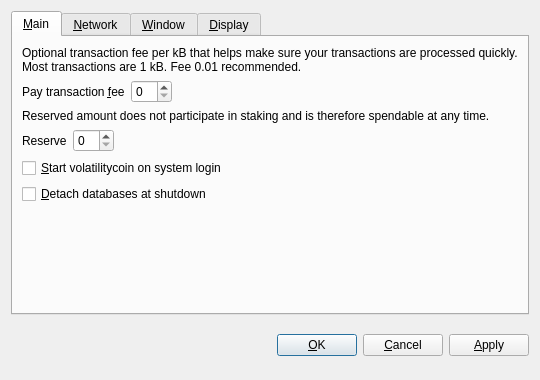
<?xml version="1.0" encoding="UTF-8"?>
<ui version="4.0">
 <class>OptionsDialog</class>
 <widget class="QDialog" name="OptionsDialog">
  <property name="geometry">
   <rect>
    <x>0</x>
    <y>0</y>
    <width>540</width>
    <height>380</height>
   </rect>
  </property>
  <property name="windowTitle">
   <string>Options</string>
  </property>
  <property name="modal">
   <bool>true</bool>
  </property>
  <layout class="QVBoxLayout" name="verticalLayout">
   <item>
    <widget class="QTabWidget" name="tabWidget">
     <property name="tabPosition">
      <enum>QTabWidget::North</enum>
     </property>
     <property name="currentIndex">
      <number>0</number>
     </property>
     <widget class="QWidget" name="tabMain">
      <attribute name="title">
       <string>&amp;Main</string>
      </attribute>
      <layout class="QVBoxLayout" name="verticalLayout_Main">
       <item>
        <widget class="QLabel" name="transactionFeeInfoLabel">
         <property name="text">
          <string>Optional transaction fee per kB that helps make sure your transactions are processed quickly. Most transactions are 1 kB. Fee 0.01 recommended.</string>
         </property>
         <property name="textFormat">
          <enum>Qt::PlainText</enum>
         </property>
         <property name="wordWrap">
          <bool>true</bool>
         </property>
        </widget>
       </item>
       <item>
        <layout class="QHBoxLayout" name="horizontalLayoutFee">
         <item>
          <widget class="QLabel" name="transactionFeeLabel">
           <property name="text">
            <string>Pay transaction &amp;fee</string>
           </property>
           <property name="textFormat">
            <enum>Qt::PlainText</enum>
           </property>
           <property name="buddy">
            <cstring>transactionFee</cstring>
           </property>
          </widget>
         </item>
         <item>
          <widget class="BitcoinAmountField" name="transactionFee"/>
         </item>
         <item>
          <spacer name="horizontalSpacerFee">
           <property name="orientation">
            <enum>Qt::Horizontal</enum>
           </property>
           <property name="sizeHint" stdset="0">
            <size>
             <width>40</width>
             <height>20</height>
            </size>
           </property>
          </spacer>
         </item>
        </layout>
       </item>
       <item>
        <widget class="QLabel" name="reserveBalanceInfoLabel">
         <property name="text">
          <string>Reserved amount does not participate in staking and is therefore spendable at any time.</string>
         </property>
         <property name="textFormat">
          <enum>Qt::PlainText</enum>
         </property>
         <property name="wordWrap">
          <bool>true</bool>
         </property>
        </widget>
       </item>
       <item>
        <layout class="QHBoxLayout" name="horizontalLayoutReserveBalance">
         <item>
          <widget class="QLabel" name="reserveBalanceLabel">
           <property name="text">
            <string>Reserve</string>
           </property>
           <property name="textFormat">
            <enum>Qt::PlainText</enum>
           </property>
           <property name="buddy">
            <cstring>reserveBalance</cstring>
           </property>
          </widget>
         </item>
         <item>
          <widget class="BitcoinAmountField" name="reserveBalance"/>
         </item>
         <item>
          <spacer name="horizontalSpacerReserveBalance">
           <property name="orientation">
            <enum>Qt::Horizontal</enum>
           </property>
           <property name="sizeHint" stdset="0">
            <size>
             <width>40</width>
             <height>20</height>
            </size>
           </property>
          </spacer>
         </item>
        </layout>
       </item>
       <item>
        <widget class="QCheckBox" name="bitcoinAtStartup">
         <property name="toolTip">
          <string>Automatically start volatilitycoin after logging in to the system.</string>
         </property>
         <property name="text">
          <string>&amp;Start volatilitycoin on system login</string>
         </property>
        </widget>
       </item>
       <item>
        <widget class="QCheckBox" name="detachDatabases">
         <property name="toolTip">
          <string>Detach block and address databases at shutdown. This means they can be moved to another data directory, but it slows down shutdown. The wallet is always detached.</string>
         </property>
         <property name="text">
          <string>&amp;Detach databases at shutdown</string>
         </property>
        </widget>
       </item>
       <item>
        <spacer name="verticalSpacer_Main">
         <property name="orientation">
          <enum>Qt::Vertical</enum>
         </property>
         <property name="sizeHint" stdset="0">
          <size>
           <width>20</width>
           <height>40</height>
          </size>
         </property>
        </spacer>
       </item>
      </layout>
     </widget>
     <widget class="QWidget" name="tabNetwork">
      <attribute name="title">
       <string>&amp;Network</string>
      </attribute>
      <layout class="QVBoxLayout" name="verticalLayout_Network">
       <item>
        <widget class="QCheckBox" name="mapPortUpnp">
         <property name="toolTip">
          <string>Automatically open the volatilitycoin client port on the router. This only works when your router supports UPnP and it is enabled.</string>
         </property>
         <property name="text">
          <string>Map port using &amp;UPnP</string>
         </property>
        </widget>
       </item>
       <item>
        <widget class="QCheckBox" name="connectSocks">
         <property name="toolTip">
          <string>Connect to the volatilitycoin network through a SOCKS proxy (e.g. when connecting through Tor).</string>
         </property>
         <property name="text">
          <string>&amp;Connect through SOCKS proxy:</string>
         </property>
        </widget>
       </item>
       <item>
        <layout class="QHBoxLayout" name="horizontalLayout_Network">
         <item>
          <widget class="QLabel" name="proxyIpLabel">
           <property name="text">
            <string>Proxy &amp;IP:</string>
           </property>
           <property name="textFormat">
            <enum>Qt::PlainText</enum>
           </property>
           <property name="buddy">
            <cstring>proxyIp</cstring>
           </property>
          </widget>
         </item>
         <item>
          <widget class="QValidatedLineEdit" name="proxyIp">
           <property name="maximumSize">
            <size>
             <width>140</width>
             <height>16777215</height>
            </size>
           </property>
           <property name="toolTip">
            <string>IP address of the proxy (e.g. 127.0.0.1)</string>
           </property>
          </widget>
         </item>
         <item>
          <widget class="QLabel" name="proxyPortLabel">
           <property name="text">
            <string>&amp;Port:</string>
           </property>
           <property name="textFormat">
            <enum>Qt::PlainText</enum>
           </property>
           <property name="buddy">
            <cstring>proxyPort</cstring>
           </property>
          </widget>
         </item>
         <item>
          <widget class="QLineEdit" name="proxyPort">
           <property name="maximumSize">
            <size>
             <width>55</width>
             <height>16777215</height>
            </size>
           </property>
           <property name="toolTip">
            <string>Port of the proxy (e.g. 9050)</string>
           </property>
          </widget>
         </item>
         <item>
          <widget class="QLabel" name="socksVersionLabel">
           <property name="text">
            <string>SOCKS &amp;Version:</string>
           </property>
           <property name="textFormat">
            <enum>Qt::PlainText</enum>
           </property>
           <property name="buddy">
            <cstring>socksVersion</cstring>
           </property>
          </widget>
         </item>
         <item>
          <widget class="QValueComboBox" name="socksVersion">
           <property name="toolTip">
            <string>SOCKS version of the proxy (e.g. 5)</string>
           </property>
          </widget>
         </item>
         <item>
          <spacer name="horizontalSpacer_Network">
           <property name="orientation">
            <enum>Qt::Horizontal</enum>
           </property>
           <property name="sizeHint" stdset="0">
            <size>
             <width>40</width>
             <height>20</height>
            </size>
           </property>
          </spacer>
         </item>
        </layout>
       </item>
       <item>
        <spacer name="verticalSpacer_Network">
         <property name="orientation">
          <enum>Qt::Vertical</enum>
         </property>
         <property name="sizeHint" stdset="0">
          <size>
           <width>20</width>
           <height>40</height>
          </size>
         </property>
        </spacer>
       </item>
      </layout>
     </widget>
     <widget class="QWidget" name="tabWindow">
      <attribute name="title">
       <string>&amp;Window</string>
      </attribute>
      <layout class="QVBoxLayout" name="verticalLayout_Window">
       <item>
        <widget class="QCheckBox" name="minimizeToTray">
         <property name="toolTip">
          <string>Show only a tray icon after minimizing the window.</string>
         </property>
         <property name="text">
          <string>&amp;Minimize to the tray instead of the taskbar</string>
         </property>
        </widget>
       </item>
       <item>
        <widget class="QCheckBox" name="minimizeOnClose">
         <property name="toolTip">
          <string>Minimize instead of exit the application when the window is closed. When this option is enabled, the application will be closed only after selecting Quit in the menu.</string>
         </property>
         <property name="text">
          <string>M&amp;inimize on close</string>
         </property>
        </widget>
       </item>
       <item>
        <spacer name="verticalSpacer_Window">
         <property name="orientation">
          <enum>Qt::Vertical</enum>
         </property>
         <property name="sizeHint" stdset="0">
          <size>
           <width>20</width>
           <height>40</height>
          </size>
         </property>
        </spacer>
       </item>
      </layout>
     </widget>
     <widget class="QWidget" name="tabDisplay">
      <attribute name="title">
       <string>&amp;Display</string>
      </attribute>
      <layout class="QVBoxLayout" name="verticalLayout_Display">
       <item>
        <layout class="QHBoxLayout" name="horizontalLayout_1_Display">
         <item>
          <widget class="QLabel" name="langLabel">
           <property name="text">
            <string>User Interface &amp;language:</string>
           </property>
           <property name="textFormat">
            <enum>Qt::PlainText</enum>
           </property>
           <property name="buddy">
            <cstring>lang</cstring>
           </property>
          </widget>
         </item>
         <item>
          <widget class="QValueComboBox" name="lang">
           <property name="toolTip">
            <string>The user interface language can be set here. This setting will take effect after restarting volatilitycoin.</string>
           </property>
          </widget>
         </item>
        </layout>
       </item>
       <item>
        <layout class="QHBoxLayout" name="horizontalLayout_2_Display">
         <item>
          <widget class="QLabel" name="unitLabel">
           <property name="text">
            <string>&amp;Unit to show amounts in:</string>
           </property>
           <property name="textFormat">
            <enum>Qt::PlainText</enum>
           </property>
           <property name="buddy">
            <cstring>unit</cstring>
           </property>
          </widget>
         </item>
         <item>
          <widget class="QValueComboBox" name="unit">
           <property name="toolTip">
            <string>Choose the default subdivision unit to show in the interface and when sending coins.</string>
           </property>
          </widget>
         </item>
        </layout>
       </item>
       <item>
        <widget class="QCheckBox" name="displayAddresses">
         <property name="toolTip">
          <string>Whether to show volatilitycoin addresses in the transaction list or not.</string>
         </property>
         <property name="text">
          <string>&amp;Display addresses in transaction list</string>
         </property>
        </widget>
       </item>
       <item>
        <widget class="QCheckBox" name="coinControlFeatures">
         <property name="toolTip">
          <string>Whether to show coin control features or not.</string>
         </property>
         <property name="text">
          <string>Display coin &amp;control features (experts only!)</string>
         </property>
        </widget>
       </item>
       <item>
        <spacer name="verticalSpacer_Display">
         <property name="orientation">
          <enum>Qt::Vertical</enum>
         </property>
         <property name="sizeHint" stdset="0">
          <size>
           <width>20</width>
           <height>40</height>
          </size>
         </property>
        </spacer>
       </item>
      </layout>
     </widget>
    </widget>
   </item>
   <item>
    <layout class="QHBoxLayout" name="horizontalLayout_Buttons">
     <item>
      <spacer name="horizontalSpacer_1">
       <property name="orientation">
        <enum>Qt::Horizontal</enum>
       </property>
       <property name="sizeHint" stdset="0">
        <size>
         <width>40</width>
         <height>48</height>
        </size>
       </property>
      </spacer>
     </item>
     <item>
      <widget class="QLabel" name="statusLabel">
       <property name="font">
        <font>
         <weight>75</weight>
         <bold>true</bold>
        </font>
       </property>
       <property name="text">
        <string/>
       </property>
       <property name="textFormat">
        <enum>Qt::PlainText</enum>
       </property>
       <property name="wordWrap">
        <bool>true</bool>
       </property>
      </widget>
     </item>
     <item>
      <spacer name="horizontalSpacer_2">
       <property name="orientation">
        <enum>Qt::Horizontal</enum>
       </property>
       <property name="sizeHint" stdset="0">
        <size>
         <width>40</width>
         <height>48</height>
        </size>
       </property>
      </spacer>
     </item>
     <item>
      <widget class="QPushButton" name="okButton">
       <property name="text">
        <string>&amp;OK</string>
       </property>
      </widget>
     </item>
     <item>
      <widget class="QPushButton" name="cancelButton">
       <property name="text">
        <string>&amp;Cancel</string>
       </property>
       <property name="autoDefault">
        <bool>false</bool>
       </property>
      </widget>
     </item>
     <item>
      <widget class="QPushButton" name="applyButton">
       <property name="text">
        <string>&amp;Apply</string>
       </property>
       <property name="autoDefault">
        <bool>false</bool>
       </property>
      </widget>
     </item>
    </layout>
   </item>
  </layout>
 </widget>
 <customwidgets>
  <customwidget>
   <class>BitcoinAmountField</class>
   <extends>QSpinBox</extends>
   <header>bitcoinamountfield.h</header>
  </customwidget>
  <customwidget>
   <class>QValueComboBox</class>
   <extends>QComboBox</extends>
   <header>qvaluecombobox.h</header>
  </customwidget>
  <customwidget>
   <class>QValidatedLineEdit</class>
   <extends>QLineEdit</extends>
   <header>qvalidatedlineedit.h</header>
  </customwidget>
 </customwidgets>
 <resources/>
 <connections/>
</ui>
